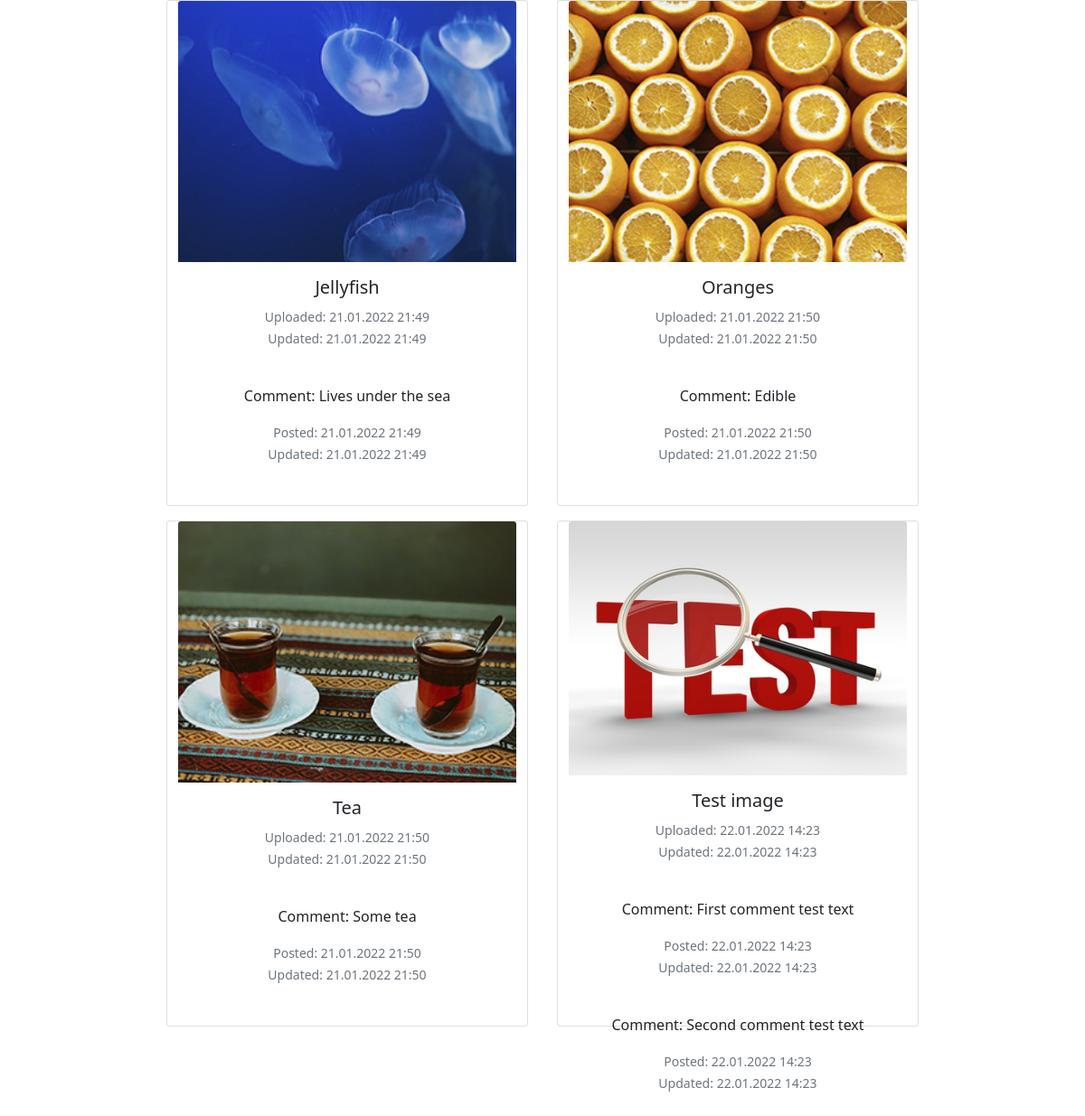
/img/images/, run on the app's committed database.
### images/models.py (models this page shows, shortened)
class Image(models.Model):
    name = models.CharField(max_length=20)
    img = models.ImageField()
    date_upload = models.DateTimeField(auto_now_add=True)
    date_updated = models.DateTimeField(auto_now=True)
    size = models.IntegerField(editable=False)

class Comment(models.Model):
    img = models.ForeignKey('Image', on_delete=models.CASCADE, related_name='comments')
    text = models.TextField(max_length=100)
    date_post = models.DateTimeField(auto_now_add=True)
    date_updated = models.DateTimeField(auto_now=True)

### images/views.py (the view, shortened to what this page needs)
class ImagesViewSet(viewsets.ModelViewSet):
    queryset = Image.objects.all()
    serializer_class = ImagesSerializer
    renderer_classes = [TemplateHTMLRenderer]
    template_name = 'images.html'

### images/templates/images.html
{% extends 'homepage.html' %}
    {% block content %}
    <div class="container w-auto">
        <div class="row justify-content-md-center">
    {% for image in results %}
        <div class="card mb-3 mx-3" style="width: 25rem; height: 35rem;">
            <img src={{ image.img }} class="card-img-top">
            <div class="card-body">
              <h5 class="card-title">{{ image.name }}</h5>
              <p class="card-text"><small class="text-muted">
                Uploaded: {{ image.date_upload }}<br>
                Updated: {{ image.date_updated }}</small></p><br>
                {% for comment in image.comments %}
                <p class="card-text">
                Comment: {{ comment.text }}<br></p>
                <p class="card-text"><small class="text-muted">
                Posted: {{ comment.date_post }}<br>
                Updated: {{ comment.date_updated }}<br><br></small></p>
                {% endfor %}
            </div>
        </div>
            {% endfor %}
        </div>
      </div>
    {% endblock %}

### images/templates/homepage.html (shortened to what this page needs)
{% load static %}
<!DOCTYPE html>
<link href="https://cdn.jsdelivr.net/npm/bootstrap@5.1.3/dist/css/bootstrap.min.css" rel="stylesheet">
<html lang="en">
<head>
</head>
<body class='text-center'>
    {% block content %}{% endblock %}
</body>
</html>

### data on the page
Image: name "Jellyfish"
Comment: text "Lives under the sea"
Image: name "Oranges"
Comment: text "Edible"
Image: name "Tea"
Comment: text "Some tea"
Image: name "Test image"
Comment: text "First comment test text"
Comment: text "Second comment test text"

### other printed values
{{ image.date_upload }} "21.01.2022 21:49" "21.01.2022 21:50" "21.01.2022 21:50" "22.01.2022 14:23"
{{ image.date_updated }} "21.01.2022 21:49" "21.01.2022 21:50" "21.01.2022 21:50" "22.01.2022 14:23"
{{ comment.date_post }} "21.01.2022 21:49" "21.01.2022 21:50" "21.01.2022 21:50" "22.01.2022 14:23" "22.01.2022 14:23"
{{ comment.date_updated }} "21.01.2022 21:49" "21.01.2022 21:50" "21.01.2022 21:50" "22.01.2022 14:23" "22.01.2022 14:23"
